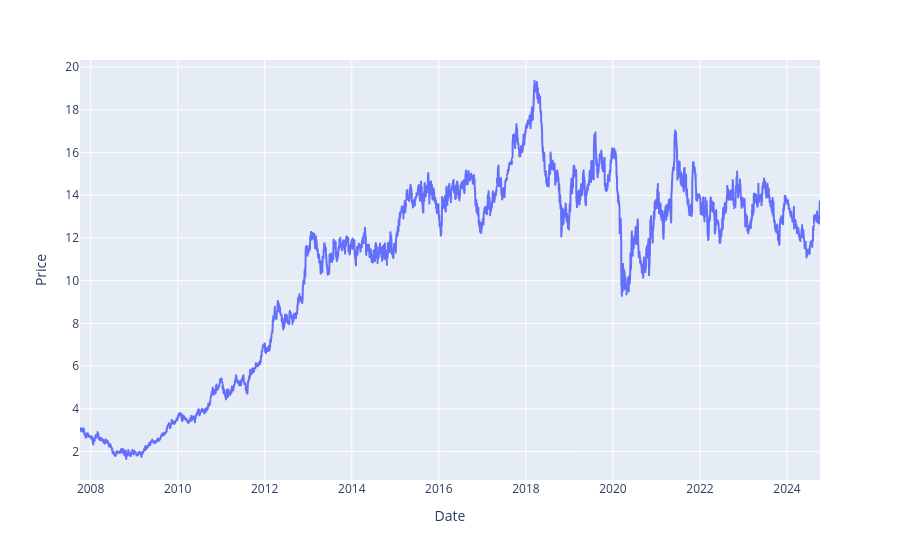

Here is the notebook cell this chart was saved with:
### Code cell
print_line_series(abev3)

### Figure 1 — Plotly figure (JSON) as saved in the notebook; plotly's stock layout.template omitted (floating-point values rounded to 4 significant figures; data arrays with more than 128 entries replaced by an {"elided": "..."} marker saying what was removed)
{"data": [{"hovertemplate": "Date=%{x}<br>Price=%{y}<extra></extra>", "legendgroup": "", "line": {"color": "#636efa", "dash": "solid"}, "marker": {"symbol": "circle"}, "mode": "lines", "name": "", "showlegend": false, "type": "scattergl", "x": {"elided": "4215 str values"}, "xaxis": "x", "y": {"elided": "4215 float values"}, "yaxis": "y"}], "layout": {"legend": {"tracegroupgap": 0}, "margin": {"t": 60}, "xaxis": {"anchor": "y", "domain": [0, 1], "title": {"text": "Date"}}, "yaxis": {"anchor": "x", "domain": [0, 1], "title": {"text": "Price"}}}}
